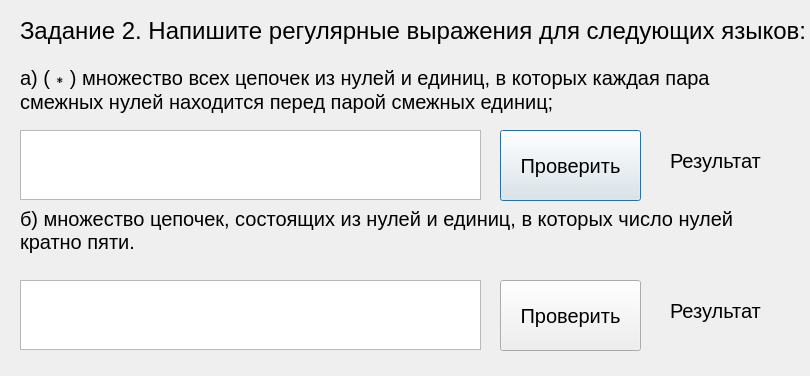
<?xml version="1.0" encoding="UTF-8"?>
<ui version="4.0">
 <class>taskwindow2</class>
 <widget class="QDialog" name="taskwindow2">
  <property name="geometry">
   <rect>
    <x>0</x>
    <y>0</y>
    <width>810</width>
    <height>376</height>
   </rect>
  </property>
  <property name="windowTitle">
   <string>Dialog</string>
  </property>
  <widget class="QLabel" name="label">
   <property name="geometry">
    <rect>
     <x>20</x>
     <y>0</y>
     <width>791</width>
     <height>61</height>
    </rect>
   </property>
   <property name="font">
    <font>
     <pointsize>18</pointsize>
    </font>
   </property>
   <property name="text">
    <string>Задание 2. Напишите регулярные выражения для следующих языков:</string>
   </property>
  </widget>
  <widget class="QLabel" name="label_2">
   <property name="geometry">
    <rect>
     <x>20</x>
     <y>40</y>
     <width>741</width>
     <height>101</height>
    </rect>
   </property>
   <property name="font">
    <font>
     <pointsize>15</pointsize>
    </font>
   </property>
   <property name="text">
    <string>а) (∗) множество всех цепочек из нулей и единиц, в которых каждая пара смежных нулей находится перед парой смежных единиц;</string>
   </property>
   <property name="wordWrap">
    <bool>true</bool>
   </property>
  </widget>
  <widget class="QLabel" name="label_3">
   <property name="geometry">
    <rect>
     <x>20</x>
     <y>180</y>
     <width>741</width>
     <height>101</height>
    </rect>
   </property>
   <property name="font">
    <font>
     <pointsize>15</pointsize>
    </font>
   </property>
   <property name="text">
    <string>б) множество цепочек, состоящих из нулей и единиц, в которых число нулей кратно пяти.</string>
   </property>
   <property name="wordWrap">
    <bool>true</bool>
   </property>
  </widget>
  <widget class="QTextEdit" name="textEdit">
   <property name="geometry">
    <rect>
     <x>20</x>
     <y>130</y>
     <width>461</width>
     <height>70</height>
    </rect>
   </property>
   <property name="font">
    <font>
     <pointsize>18</pointsize>
    </font>
   </property>
  </widget>
  <widget class="QTextEdit" name="textEdit_2">
   <property name="geometry">
    <rect>
     <x>20</x>
     <y>280</y>
     <width>461</width>
     <height>70</height>
    </rect>
   </property>
   <property name="font">
    <font>
     <pointsize>18</pointsize>
    </font>
   </property>
  </widget>
  <widget class="QPushButton" name="pushButton">
   <property name="geometry">
    <rect>
     <x>500</x>
     <y>130</y>
     <width>141</width>
     <height>71</height>
    </rect>
   </property>
   <property name="font">
    <font>
     <pointsize>15</pointsize>
    </font>
   </property>
   <property name="text">
    <string>Проверить</string>
   </property>
  </widget>
  <widget class="QPushButton" name="pushButton_2">
   <property name="geometry">
    <rect>
     <x>500</x>
     <y>280</y>
     <width>141</width>
     <height>71</height>
    </rect>
   </property>
   <property name="font">
    <font>
     <pointsize>15</pointsize>
    </font>
   </property>
   <property name="text">
    <string>Проверить</string>
   </property>
  </widget>
  <widget class="QLabel" name="label_4">
   <property name="geometry">
    <rect>
     <x>670</x>
     <y>130</y>
     <width>111</width>
     <height>61</height>
    </rect>
   </property>
   <property name="font">
    <font>
     <pointsize>15</pointsize>
    </font>
   </property>
   <property name="text">
    <string>Результат</string>
   </property>
  </widget>
  <widget class="QLabel" name="label_5">
   <property name="geometry">
    <rect>
     <x>670</x>
     <y>280</y>
     <width>111</width>
     <height>61</height>
    </rect>
   </property>
   <property name="font">
    <font>
     <pointsize>15</pointsize>
    </font>
   </property>
   <property name="text">
    <string>Результат</string>
   </property>
  </widget>
 </widget>
 <resources/>
 <connections/>
</ui>
